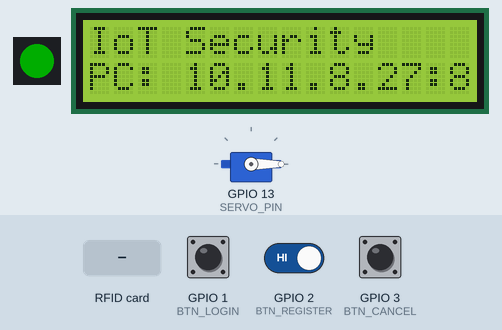
A sketch run on a simulated ESP32. On the bench: 1 RGB LEDs in strip order, left to right, servo, 16×2 character LCD. Inputs (shaded band) come from the test bench; at power-on: GPIO 1 (BTN_LOGIN) HIGH, GPIO 2 (BTN_REGISTER) HIGH, GPIO 3 (BTN_CANCEL) HIGH. Dim RGB values are drawn brighter than linear; WiFi joins after 1.5 s; servers stay silent unless stated; uploads are accepted with an empty reply; what the sketch prints to the serial monitor is not drawn.

Above: at 1.7 s.
At 4.8 s:
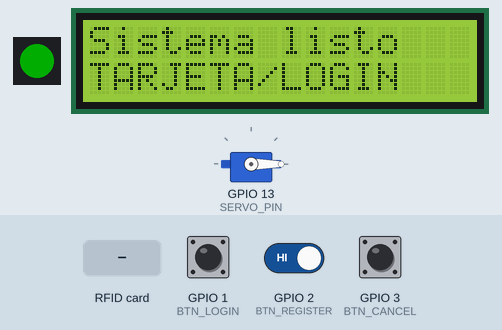
4.9 s: GPIO 1 (BTN_LOGIN) pulled LOW for 0.15 s
At 6.4 s:
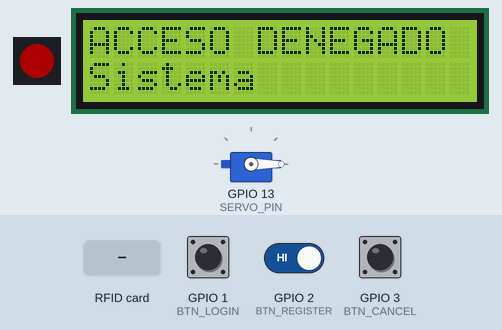
6.7 s: RFID card 5E 7A 19 C4 held to the reader
At 9.36 s:
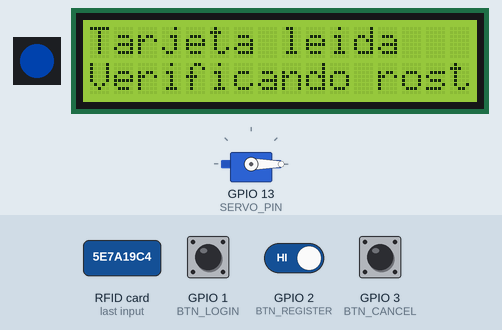
9.7 s: GPIO 1 (BTN_LOGIN) driven LOW and GPIO 2 (BTN_REGISTER) driven LOW
12.7 s: GPIO 2 (BTN_REGISTER) driven HIGH
15.7 s: GPIO 3 (BTN_CANCEL) pulled LOW for 3.2 s
At 17.89 s:
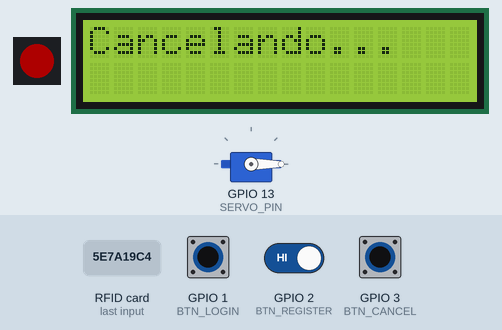
20.4 s: GPIO 2 (BTN_REGISTER) driven LOW
At 26.45 s:
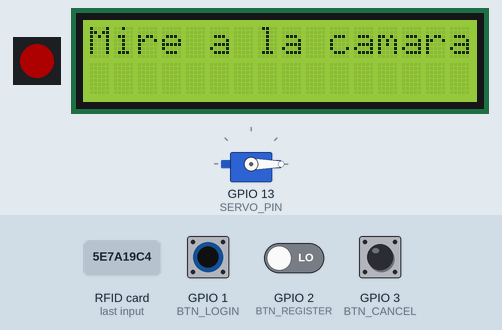
Timing chart, 0 to 27.9 s (numbered marks = the images above; inputs shaded):
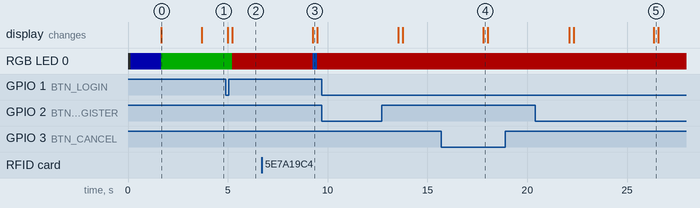

Measured:
- after the input at 4.9 s, RGB LED 0: RGB(0, 50, 0) → RGB(50, 0, 0) after 0.31 s; the display: first changes after 0.09 s (image 2 shows a later state)
- after the input at 6.7 s, RGB LED 0: RGB(50, 0, 0) → RGB(0, 19, 50) after 2.6 s, → RGB(50, 0, 0) 0.22 s later; the display: changes after 2.6 s (image 3)
- after the input at 9.7 s, every drawn part: stays the same
- after the input at 15.7 s, the display: changes after 2.1 s (image 4)
- after the input at 20.4 s, the display: first differs from a run without the input after 5.9 s (image 5)
- what the display in image 0 shows lasts 2.0 s, from 1.7 s to 3.7 s

The sketch:

esp32.ino
```cpp
#include <WiFi.h>
#include <HTTPClient.h>
#include <ESP32Servo.h>
#include <Wire.h>
#include <hd44780.h>
#include <hd44780ioClass/hd44780_I2Cexp.h>
#include <Adafruit_NeoPixel.h>
#include <SPI.h>
#include <MFRC522.h>

hd44780_I2Cexp lcd;

// ===== WiFi (misma red que la PC) =====
const char* ssid = "UTH Choluteca";
const char* password = "uth-2026";

// ===== PC con FastAPI (usar la IP que imprime el servidor) =====
const char* PC_URL = "http://10.11.8.27:8000";

// ===== RFID MFRC522 (SPI) =====
#define RFID_SCK  12
#define RFID_MOSI 11
#define RFID_MISO 10
#define RFID_SS   9
#define RFID_RST  5
MFRC522 rfid(RFID_SS, RFID_RST);

// ===== Servo =====
#define SERVO_PIN 13
Servo doorServo;

// ===== RGB LED =====
#define RGB_PIN 48
Adafruit_NeoPixel rgb(1, RGB_PIN, NEO_GRB + NEO_KHZ800);

// ===== Botones (a GND, con pullup interno) =====
#define BTN_LOGIN    1
#define BTN_REGISTER 2
#define BTN_CANCEL   3

unsigned long lastDebounce[3] = {0, 0, 0};

void setRGB(uint8_t r, uint8_t g, uint8_t b) {
  rgb.setPixelColor(0, rgb.Color(r, g, b));
  rgb.show();
}

void lcdLines(const char* line1, const char* line2) {
  lcd.clear();
  lcd.setCursor(0, 0);
  lcd.print(line1);
  lcd.setCursor(0, 1);
  lcd.print(line2);
}

String getUID() {
  String uid = "";
  for (byte i = 0; i < rfid.uid.size; i++) {
    if (rfid.uid.uidByte[i] < 0x10) uid += "0";
    uid += String(rfid.uid.uidByte[i], HEX);
  }
  uid.toUpperCase();
  return uid;
}

bool postJson(String path, String payload, String& response, int timeoutMs) {
  HTTPClient http;
  String url = String(PC_URL) + path;
  http.begin(url);
  http.addHeader("Content-Type", "application/json");
  http.setTimeout(timeoutMs);
  int code = http.POST(payload);
  if (code > 0) response = http.getString();
  http.end();
  return code > 0;
}

void openDoor() {
  doorServo.write(90);
  setRGB(0, 255, 0);
  delay(4000);
  doorServo.write(0);
}

void showResult(String resp) {
  bool authorized = resp.indexOf("\"authorized\":true") >= 0;
  bool registered = resp.indexOf("\"registered\":true") >= 0;
  bool nextStepRfid = resp.indexOf("\"phase\":\"register_rfid\"") >= 0 ||
                      resp.indexOf("\"phase\":\"verify_rfid\"") >= 0;
  bool cancelled = resp.indexOf("cancelada") >= 0;

  String name = "Sistema";
  int n1 = resp.indexOf("\"name\":\"");
  if (n1 >= 0) {
    int n2 = resp.indexOf("\"", n1 + 8);
    name = resp.substring(n1 + 8, n2);
  }

  if (nextStepRfid) {
    setRGB(255, 165, 0);
    lcdLines("Acerca tarjeta", "para confirmar...");
  } else if (authorized && registered) {
    setRGB(0, 255, 0);
    lcdLines("REGISTRADO", name.c_str());
    delay(3000);
    openDoor();
  } else if (authorized) {
    setRGB(0, 255, 0);
    lcdLines("ACCESO CONCEDIDO", name.c_str());
    openDoor();
  } else {
    setRGB(255, 0, 0);
    lcdLines("ACCESO DENEGADO", name.c_str());
    delay(4000);
  }
}

void sendAction(String action, String uid) {
  String payload = "{\"action\":\"" + action + "\"";
  if (uid.length()) payload += ",\"uid\":\"" + uid + "\"";
  payload += "}";

  String resp = "";
  if (postJson("/api/esp/event", payload, resp, 45000)) {
    showResult(resp);
  } else {
    setRGB(255, 0, 0);
    lcdLines("PC no disponible", "Verifica la red");
  }
}

void checkRFID() {
  if (!rfid.PICC_IsNewCardPresent() || !rfid.PICC_ReadCardSerial()) return;
  String uid = getUID();
  rfid.PICC_HaltA();
  rfid.PCD_StopCrypto1();
  setRGB(0, 100, 255);
  lcdLines("Tarjeta leida", "Verificando rostro...");
  sendAction("rfid", uid);
}

void checkButtons() {
  struct { int pin; String action; const char* lcd1; } btns[3] = {
    {BTN_LOGIN, "login", "Verificando..."},
    {BTN_REGISTER, "register", "Mire a la camara"},
    {BTN_CANCEL, "cancel", "Cancelando..."}
  };

  for (int i = 0; i < 3; i++) {
    if (digitalRead(btns[i].pin) == LOW) {
      if (millis() - lastDebounce[i] > 300) {
        lastDebounce[i] = millis();
        lcdLines(btns[i].lcd1, "");
        sendAction(btns[i].action, "");
      }
    }
  }
}

void setup() {
  Serial.begin(115200);

  pinMode(BTN_LOGIN, INPUT_PULLUP);
  pinMode(BTN_REGISTER, INPUT_PULLUP);
  pinMode(BTN_CANCEL, INPUT_PULLUP);

  rgb.begin();
  rgb.setBrightness(50);
  setRGB(0, 0, 255);

  doorServo.attach(SERVO_PIN);
  doorServo.write(0);

  SPI.begin(RFID_SCK, RFID_MISO, RFID_MOSI, RFID_SS);
  rfid.PCD_Init();
  rfid.PCD_SetAntennaGain(rfid.RxGain_max);

  Wire.begin(21, 18);
  lcd.begin(16, 2);
  lcd.backlight();
  lcdLines("Iniciando...", "");

  WiFi.begin(ssid, password);
  int attempts = 0;
  while (WiFi.status() != WL_CONNECTED && attempts < 20) {
    delay(500);
    Serial.print(".");
    attempts++;
  }

  if (WiFi.status() == WL_CONNECTED) {
    Serial.println("\nWiFi OK");
    Serial.print("IP: ");
    Serial.println(WiFi.localIP());
    setRGB(0, 255, 0);
    String pcLine = "PC: " + String(PC_URL).substring(7);
    lcdLines("IoT Security", pcLine.c_str());
  } else {
    setRGB(255, 0, 0);
    lcdLines("WiFi ERROR", "UTH Choluteca");
  }

  delay(2000);
  lcdLines("Sistema listo", "TARJETA/LOGIN");
}

void loop() {
  checkButtons();
  checkRFID();
  delay(50);
}
```
